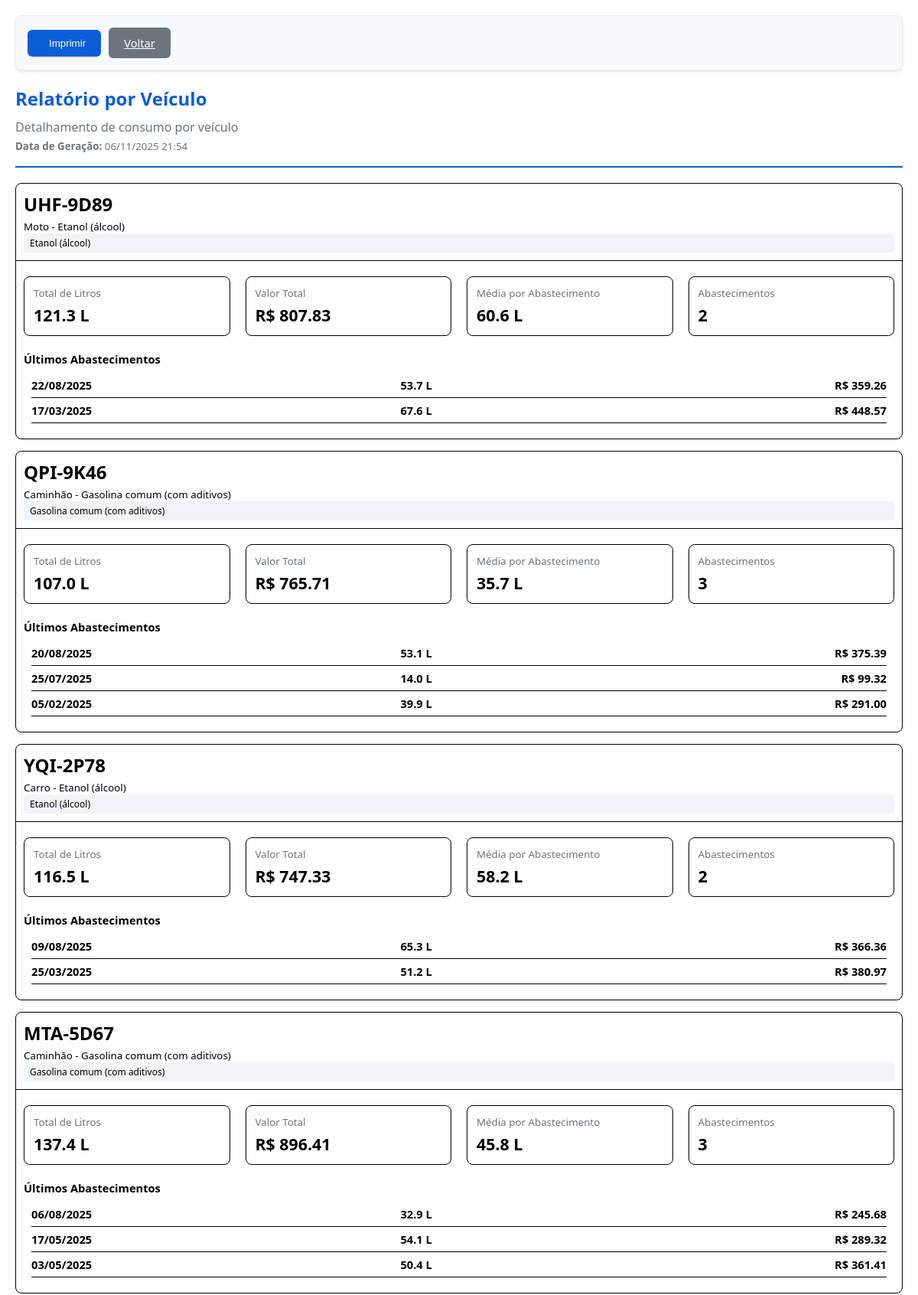
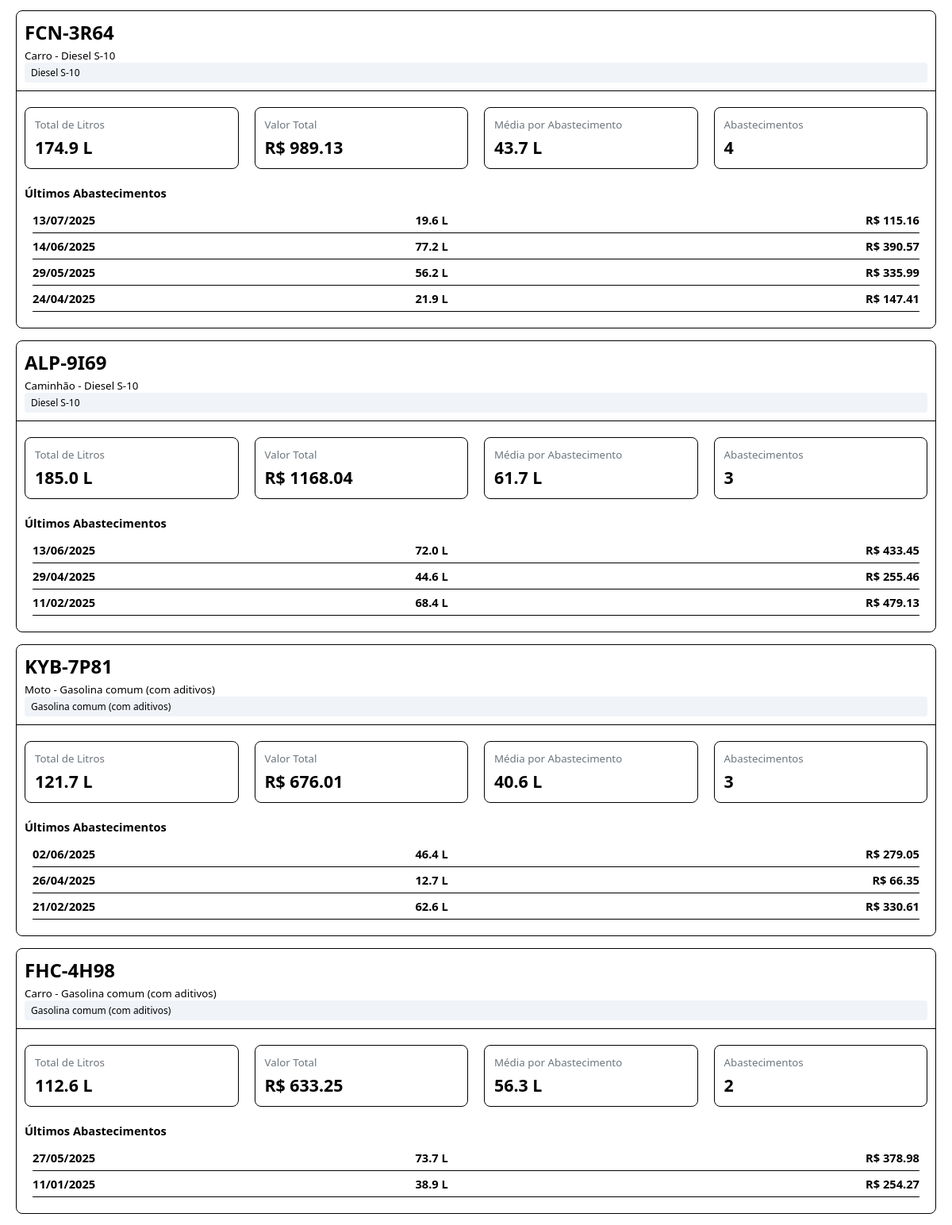
The app's page /relatorios/veiculos/visualizar (signed in, upper part) with its own data (2 pictures, top to bottom).
### database.py (models this page shows, shortened)
class Veiculo(db.Model):
    __tablename__ = 'veiculo'
    id = db.Column(db.Integer, primary_key=True)
    placa = db.Column(db.String(10), unique=True, nullable=False)
    tipo = db.Column(db.String(20), nullable=False)
    combustivel = db.Column(db.String(50), nullable=False)
    capacidade_tanque = db.Column(db.Float, nullable=True)

class Abastecimento(db.Model):
    __tablename__ = 'abastecimento'
    id = db.Column(db.Integer, primary_key=True)
    data = db.Column(db.DateTime, nullable=False)
    veiculo_id = db.Column(db.Integer, db.ForeignKey('veiculo.id'), nullable=False)
    motorista_id = db.Column(db.Integer, db.ForeignKey('motorista.id'), nullable=False)
    hodometro = db.Column(db.Integer, nullable=False)
    litros = db.Column(db.Float, nullable=False)
    valor_total = db.Column(db.Float, nullable=False)
    numero_nota = db.Column(db.String(50), nullable=False)
    observacoes = db.Column(db.Text, nullable=True)
    combustivel = db.Column(db.String(50), nullable=True)
    contrato_id = db.Column(db.Integer, db.ForeignKey('contrato_combustivel.id'), nullable=True)
    veiculo = db.relationship('Veiculo', backref='abastecimentos')
    motorista = db.relationship('Motorista', backref='abastecimentos')
    contrato = db.relationship('ContratoCombustivel', backref='abastecimentos_vinculados')

### app.py (the view, shortened to what this page needs)
@app.route("/relatorios/veiculos/visualizar", endpoint="visualizar_relatorio_veiculos")
def visualizar_relatorio_veiculos():
    if "usuario" not in session:
        return redirect(url_for("login"))
    usuario_tipo = session.get("usuario_tipo")
    usuario_setor = session.get("usuario_setor")
    data_inicio = request.args.get("data_inicio", "")
    data_fim = request.args.get("data_fim", "")
    veiculo_id = request.args.get("veiculo_id", "")
    combustivel = request.args.get("combustivel", "")
    setor_filtro = request.args.get("setor", "")
    query = Abastecimento.query.join(Veiculo).join(Motorista)
    if usuario_tipo == "admin" and setor_filtro:
        query = query.filter(Veiculo.tipo == setor_filtro)
    elif usuario_tipo != "admin" and usuario_setor:
        query = query.filter(Veiculo.tipo == usuario_setor)
    if data_inicio:
        try:
            data_inicio_obj = datetime.fromisoformat(data_inicio)
            query = query.filter(Abastecimento.data >= data_inicio_obj)
        except:
            pass
    if veiculo_id:
        try:
            query = query.filter(Abastecimento.veiculo_id == int(veiculo_id))
        except:
            pass
    if combustivel:
        query = query.filter(Veiculo.combustivel == combustivel)
    abastecimentos = query.order_by(Abastecimento.data.desc()).all()
    dados_veiculos = {}
    for abastecimento in abastecimentos:
        veiculo = abastecimento.veiculo
        motorista = abastecimento.motorista
        if veiculo not in dados_veiculos:
            dados_veiculos[veiculo] = {
                'total_litros': 0,
                'total_valor': 0,
                'total_abastecimentos': 0,
                'media_litros': 0,
                'motoristas_mais_utilizados': {},
                'abastecimentos': []
            }
        dados_veiculos[veiculo]['total_litros'] += abastecimento.litros
        dados_veiculos[veiculo]['total_valor'] += abastecimento.valor_total
        dados_veiculos[veiculo]['total_abastecimentos'] += 1
        dados_veiculos[veiculo]['abastecimentos'].append(abastecimento)
        if motorista not in dados_veiculos[veiculo]['motoristas_mais_utilizados']:
            dados_veiculos[veiculo]['motoristas_mais_utilizados'][motorista] = {
                'litros': 0,
                'valor': 0
            }
        dados_veiculos[veiculo]['motoristas_mais_utilizados'][motorista]['litros'] += abastecimento.litros
        dados_veiculos[veiculo]['motoristas_mais_utilizados'][motorista]['valor'] += abastecimento.valor_total
    for veiculo, dados in dados_veiculos.items():
        if dados['total_abastecimentos'] > 0:
            dados['media_litros'] = dados['total_litros'] / dados['total_abastecimentos']
        else:
            dados['media_litros'] = 0
        motoristas_ordenados = sorted(
            dados['motoristas_mais_utilizados'].items(),
            key=lambda x: x[1]['litros'],
            reverse=True
        )[:5]
        dados['motoristas_mais_utilizados'] = dict(motoristas_ordenados)
        dados['abastecimentos'] = dados['abastecimentos'][:5]
    dados_veiculos = {k: v for k, v in dados_veiculos.items() if v['total_abastecimentos'] > 0}
    if usuario_tipo != "admin" and usuario_setor:
        veiculos = Veiculo.query.filter(Veiculo.tipo == usuario_setor).order_by(Veiculo.placa).all()
    else:
        veiculos = Veiculo.query.order_by(Veiculo.placa).all()
    filtros_aplicados = {}
    if data_inicio:
        filtros_aplicados['data_inicio'] = datetime.fromisoformat(data_inicio).strftime('%d/%m/%Y')
    if data_fim:
        filtros_aplicados['data_fim'] = datetime.fromisoformat(data_fim).strftime('%d/%m/%Y')
    if veiculo_id:
        veiculo = Veiculo.query.get(veiculo_id)
        filtros_aplicados['veiculo_id'] = veiculo.placa if veiculo else veiculo_id
    if combustivel:
        filtros_aplicados['combustivel'] = combustivel
    agora = datetime.now()
    return render_template(
        "relatorio_veiculos_print.html",
        dados_veiculos=dados_veiculos,
        veiculos=veiculos,
        tipos_combustivel=TIPOS_COMBUSTIVEL,
        filtros_aplicados=filtros_aplicados,
        agora=agora,
        total_registros=len(dados_veiculos)
    )

### templates/relatorio_veiculos_print.html (shortened to what this page needs)
<!DOCTYPE html>
<html lang="pt-BR">
<head>
</head>
<body>
  <div class="print-controls">
    <button class="btn-imprimir" onclick="window.print()">
       Imprimir
    </button>
    <a href="{{ url_for('relatorio_veiculos') }}" class="btn-voltar">
       Voltar
    </a>
  </div>
  <div class="relatorio-container">
    <div class="relatorio-header">
      <h2 class="relatorio-titulo">Relatório por Veículo</h2>
      <p class="relatorio-subtitulo">Detalhamento de consumo por veículo</p>
      <div class="relatorio-info">
        <strong>Data de Geração:</strong> {{ agora.strftime('%d/%m/%Y %H:%M') }}
      </div>
    </div>
    {% if dados_veiculos %}
      {% for veiculo, dados in dados_veiculos.items() %}
        <div class="veiculo-card">
          <div class="veiculo-header">
            <div>
              <div class="veiculo-placa">{{ veiculo.placa }}</div>
              <div class="veiculo-tipo">{{ veiculo.tipo }} - {{ veiculo.combustivel }}</div>
            </div>
            <div class="veiculo-combustivel">{{ veiculo.combustivel }}</div>
          </div>
          <div style="display: flex; flex-wrap: wrap;">
            <div class="metrica-card" style="flex: 1; min-width: 200px;">
              <div class="metrica-label">Total de Litros</div>
              <div class="metrica-value">{{ "%.1f"|format(dados.total_litros) }} L</div>
            </div>
            <div class="metrica-card" style="flex: 1; min-width: 200px;">
              <div class="metrica-label">Valor Total</div>
              <div class="metrica-value">R$ {{ "%.2f"|format(dados.total_valor) }}</div>
            </div>
            <div class="metrica-card" style="flex: 1; min-width: 200px;">
              <div class="metrica-label">Média por Abastecimento</div>
              <div class="metrica-value">{{ "%.1f"|format(dados.media_litros) }} L</div>
            </div>
            <div class="metrica-card" style="flex: 1; min-width: 200px;">
              <div class="metrica-label">Abastecimentos</div>
              <div class="metrica-value">{{ dados.total_abastecimentos }}</div>
            </div>
          </div>
          <div class="abastecimentos-lista">
            <h6>Últimos Abastecimentos</h6>
            <div class="abastecimentos-lista">
              {% for abastecimento in dados.abastecimentos %}
                <div class="abastecimento-item">
                  <span class="abastecimento-data">{{ abastecimento.data.strftime('%d/%m/%Y') }}</span>
                  <span class="abastecimento-litros">{{ "%.1f"|format(abastecimento.litros) }} L</span>
                  <span class="abastecimento-valor">R$ {{ "%.2f"|format(abastecimento.valor_total) }}</span>
                </div>
              {% endfor %}
            </div>
          </div>
        </div>
      {% endfor %}
    {% else %}
      <div class="text-center py-5">
        <h5>Nenhum registro encontrado para os critérios selecionados.</h5>
      </div>
    {% endif %}
  </div>
</body>
</html>

### templates/relatorio_veiculos_print.html (style rules this page uses)
* { margin: 0; padding: 0; box-sizing: border-box; }
body { font-family: 'Segoe UI', Tahoma, Geneva, Verdana, sans-serif; margin: 20px; font-size: 11pt; color: #000; background: white; min-height: 100vh; }
.relatorio-header { border-bottom: 2px solid #0b5ed7; margin-bottom: 20px; padding-bottom: 15px; page-break-after: avoid; }
.relatorio-titulo { color: #0b5ed7; font-size: 24px; margin: 10px 0; font-weight: 600; }
.relatorio-subtitulo { color: #6c757d; font-size: 16px; margin: 5px 0; }
.relatorio-info { font-size: 10pt; color: #6c757d; margin: 2px 0; }
.print-controls { background: #f8f9fa; padding: 15px; border-radius: 8px; border: 1px solid #e9ecef; margin-bottom: 20px; display: flex; gap: 10px; align-items: center; box-shadow: 0 2px 4px rgba(0,0,0,0.1); }
.btn-imprimir { background: #0b5ed7; color: white; border: none; padding: 10px 20px; border-radius: 6px; cursor: pointer; font-weight: 500; display: flex; align-items: center; gap: 8px; transition: all 0.2s ease; }
.btn-voltar { background: #6c757d; color: white; border: none; padding: 10px 20px; border-radius: 6px; cursor: pointer; font-weight: 500; transition: all 0.2s ease; }
.relatorio-container { min-height: 100vh; page-break-inside: avoid; }
.veiculo-card { border: 1px solid #000; border-radius: 8px; margin-bottom: 15px; page-break-inside: avoid; break-inside: avoid; }
.veiculo-header { border-bottom: 1px solid #000; margin-bottom: 10px; padding: 10px; }
.veiculo-placa { font-size: 18pt; font-weight: bold; }
.veiculo-tipo { font-size: 10pt; margin-top: 4px; }
.veiculo-combustivel { background: #f0f3f8; padding: 4px 8px; border-radius: 4px; font-size: 9pt; font-weight: 500; }
.metrica-card { border: 1px solid #000; border-radius: 8px; padding: 12px; margin: 10px; page-break-inside: avoid; break-inside: avoid; }
.metrica-label { font-size: 10pt; color: #6c757d; margin-bottom: 5px; }
.metrica-value { font-size: 16pt; font-weight: bold; }
.abastecimentos-lista { padding: 0 10px 10px; }
.abastecimentos-lista h6 { font-size: 11pt; font-weight: bold; margin: 10px 0 8px; color: #000; }
.abastecimento-item { display: flex; justify-content: space-between; padding: 6px 0; border-bottom: 1px solid #000; page-break-inside: avoid; }
.abastecimento-data { font-weight: bold; width: 30%; }
.abastecimento-litros { font-weight: bold; width: 30%; text-align: center; }
.abastecimento-valor { font-weight: bold; width: 40%; text-align: right; }

### records on screen
Veiculo: placa "UHF-9D89", tipo "Moto", combustivel "Etanol (álcool)", total_litros "121.3", total_valor "807.83", media_litros "60.6", total_abastecimentos "2"
Abastecimento: data "22/08/2025", litros "53.7", valor_total "359.26"
Abastecimento: data "17/03/2025", litros "67.6", valor_total "448.57"
Veiculo: placa "QPI-9K46", tipo "Caminhão", combustivel "Gasolina comum (com aditivos)", total_litros "107.0", total_valor "765.71", media_litros "35.7", total_abastecimentos "3"
Abastecimento: data "20/08/2025", litros "53.1", valor_total "375.39"
Abastecimento: data "25/07/2025", litros "14.0", valor_total "99.32"
Abastecimento: data "05/02/2025", litros "39.9", valor_total "291.00"
Veiculo: placa "YQI-2P78", tipo "Carro", combustivel "Etanol (álcool)", total_litros "116.5", total_valor "747.33", media_litros "58.2", total_abastecimentos "2"
Abastecimento: data "09/08/2025", litros "65.3", valor_total "366.36"
Abastecimento: data "25/03/2025", litros "51.2", valor_total "380.97"
Veiculo: placa "MTA-5D67", tipo "Caminhão", combustivel "Gasolina comum (com aditivos)", total_litros "137.4", total_valor "896.41", media_litros "45.8", total_abastecimentos "3"
Abastecimento: data "06/08/2025", litros "32.9", valor_total "245.68"
Abastecimento: data "17/05/2025", litros "54.1", valor_total "289.32"
Abastecimento: data "03/05/2025", litros "50.4", valor_total "361.41"
Veiculo: placa "FCN-3R64", tipo "Carro", combustivel "Diesel S-10", total_litros "174.9", total_valor "989.13", media_litros "43.7", total_abastecimentos "4"
Abastecimento: data "13/07/2025", litros "19.6", valor_total "115.16"
Abastecimento: data "14/06/2025", litros "77.2", valor_total "390.57"
Abastecimento: data "29/05/2025", litros "56.2", valor_total "335.99"
Abastecimento: data "24/04/2025", litros "21.9", valor_total "147.41"
Veiculo: placa "ALP-9I69", tipo "Caminhão", combustivel "Diesel S-10", total_litros "185.0", total_valor "1168.04", media_litros "61.7", total_abastecimentos "3"
Abastecimento: data "13/06/2025", litros "72.0", valor_total "433.45"
Abastecimento: data "29/04/2025", litros "44.6", valor_total "255.46"
Abastecimento: data "11/02/2025", litros "68.4", valor_total "479.13"
Veiculo: placa "KYB-7P81", tipo "Moto", combustivel "Gasolina comum (com aditivos)", total_litros "121.7", total_valor "676.01", media_litros "40.6", total_abastecimentos "3"
Abastecimento: data "02/06/2025", litros "46.4", valor_total "279.05"
Abastecimento: data "26/04/2025", litros "12.7", valor_total "66.35"
Abastecimento: data "21/02/2025", litros "62.6", valor_total "330.61"
Veiculo: placa "FHC-4H98", tipo "Carro", combustivel "Gasolina comum (com aditivos)", total_litros "112.6", total_valor "633.25", media_litros "56.3", total_abastecimentos "2"
Abastecimento: data "27/05/2025", litros "73.7", valor_total "378.98"
Abastecimento: data "11/01/2025", litros "38.9", valor_total "254.27"
